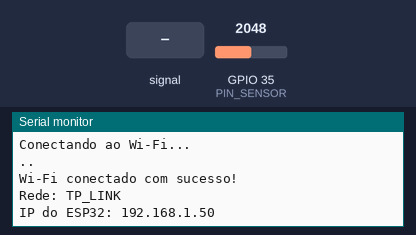
Simulated run of this program. Board: ESP32. On the bench: the last lines printed to the serial monitor. The inputs (shaded band) are chosen by the test bench; at power-on: GPIO 35 (PIN_SENSOR) = 2048 (analog values on the 0–4095 scale). WiFi joins after 1.5 s; servers stay silent unless stated; uploads are accepted with an empty reply.

Above: at 4.2 s.
4.3 s: GPIO 35 (PIN_SENSOR) fed a 200 Hz sine of ±327 counts around its level
At 5.5 s:
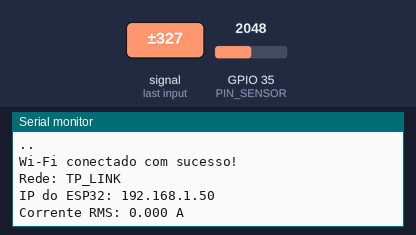
5.8 s: GPIO 35 (PIN_SENSOR) set to 2866
At 11.7 s:
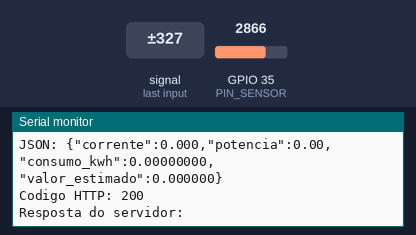

Measured:
- after the input at 5.8 s, the serial monitor: prints a new line after 0.71 s (image 2)

The program:

main.cpp
```cpp
#include <Arduino.h>
#include <WiFi.h>
#include <HTTPClient.h>
#include <WiFiClientSecure.h>
#include <math.h>

#define PIN_SENSOR 35

// =========================
// REDE WI-FI COM INTERNET
// =========================
const char* ssid = "TP_LINK";
const char* password = "geladeira";


const char* serverUrl = "https://analise-e-monitoramento.onrender.com/api/leituras";
// =========================
// CONFIGURAÇÕES DE ENERGIA
// =========================
float tensaoRede = 127.0;      // coloque 127.0 ou 220.0 conforme sua rede
float tarifaKwh = 0.85;        // valor aproximado do kWh
float fatorPotencia = 1.0;     // para carga resistiva, pode deixar 1.0

// =========================
// SENSOR SCT-013
// =========================
#define ADC_RESOLUTION 4095.0
#define ADC_VREF 3.3
#define NUM_AMOSTRAS 2000

float fatorCalibracao = 100.0;

unsigned long ultimoEnvio = 0;
const unsigned long intervaloEnvio = 10000; // 10 segundos

void conectarWiFi() {
  Serial.println();
  Serial.println("Conectando ao Wi-Fi...");

  WiFi.mode(WIFI_STA);
  WiFi.begin(ssid, password);

  int tentativas = 0;

  while (WiFi.status() != WL_CONNECTED && tentativas < 30) {
    delay(1000);
    Serial.print(".");
    tentativas++;
  }

  Serial.println();

  if (WiFi.status() == WL_CONNECTED) {
    Serial.println("Wi-Fi conectado com sucesso!");
    Serial.print("Rede: ");
    Serial.println(ssid);

    Serial.print("IP do ESP32: ");
    Serial.println(WiFi.localIP());
  } else {
    Serial.println("Falha ao conectar no Wi-Fi.");
  }
}

float lerCorrenteRMS() {
  long somaADC = 0;

  for (int i = 0; i < NUM_AMOSTRAS; i++) {
    somaADC += analogRead(PIN_SENSOR);
    delayMicroseconds(200);
  }

  float mediaADC = somaADC / (float)NUM_AMOSTRAS;

  float somaQuadrados = 0;

  for (int i = 0; i < NUM_AMOSTRAS; i++) {
    int leituraADC = analogRead(PIN_SENSOR);

    float sinalCorrigido = leituraADC - mediaADC;
    somaQuadrados += sinalCorrigido * sinalCorrigido;

    delayMicroseconds(200);
  }

  float adcRMS = sqrt(somaQuadrados / NUM_AMOSTRAS);
  float tensaoRMS = (adcRMS * ADC_VREF) / ADC_RESOLUTION;
  float correnteRMS = tensaoRMS * fatorCalibracao;

  return correnteRMS;
}

void enviarLeitura(float corrente) {
  if (WiFi.status() != WL_CONNECTED) {
    Serial.println("Wi-Fi desconectado. Tentando reconectar...");
    conectarWiFi();
    return;
  }

  float potencia = corrente * tensaoRede * fatorPotencia;

  float tempoHoras = intervaloEnvio / 3600000.0;
  float consumoKwh = (potencia * tempoHoras) / 1000.0;

  float valorEstimado = consumoKwh * tarifaKwh;

  WiFiClientSecure client;
  client.setInsecure();

  HTTPClient http;

  http.begin(client, serverUrl);
  http.addHeader("Content-Type", "application/json");

  String json = "{";
  json += "\"corrente\":";
  json += String(corrente, 3);
  json += ",";
  json += "\"potencia\":";
  json += String(potencia, 2);
  json += ",";
  json += "\"consumo_kwh\":";
  json += String(consumoKwh, 8);
  json += ",";
  json += "\"valor_estimado\":";
  json += String(valorEstimado, 6);
  json += "}";

  Serial.println();
  Serial.print("Enviando para: ");
  Serial.println(serverUrl);

  Serial.print("JSON: ");
  Serial.println(json);

  int httpResponseCode = http.POST(json);

  Serial.print("Codigo HTTP: ");
  Serial.println(httpResponseCode);

  if (httpResponseCode > 0) {
    String resposta = http.getString();
    Serial.print("Resposta do servidor: ");
    Serial.println(resposta);
  } else {
    Serial.print("Erro no envio: ");
    Serial.println(http.errorToString(httpResponseCode));
  }

  http.end();
}

void setup() {
  Serial.begin(115200);
  delay(1000);

  analogReadResolution(12);
  analogSetPinAttenuation(PIN_SENSOR, ADC_11db);

  Serial.println();
  Serial.println("====================================");
  Serial.println("WattWise - ESP32 conectado ao Render");
  Serial.println("SCT-013 no GPIO 35");
  Serial.println("Enviando corrente, potencia e consumo");
  Serial.println("====================================");

  conectarWiFi();
}

void loop() {
  float corrente = lerCorrenteRMS();

  Serial.print("Corrente RMS: ");
  Serial.print(corrente, 3);
  Serial.println(" A");

  if (millis() - ultimoEnvio >= intervaloEnvio) {
    ultimoEnvio = millis();
    enviarLeitura(corrente);
  }

  delay(1000);
}
```
